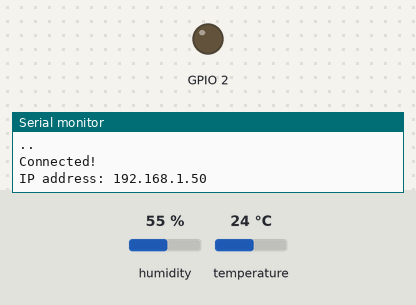
Recording of a sketch running on a simulated ESP32. On the bench: output pins drawn as LEDs (lit = HIGH), the last lines printed to the serial monitor. Inputs (shaded band) come from the test bench; at power-on: humidity 55 %, temperature 24 °C. WiFi joins after 1.5 s; servers stay silent unless stated; random numbers use the default seed unless the sketch sets one; no MQTT or app messages arrive unless stated.

Above: at 4.1 s.
At 6.1 s:
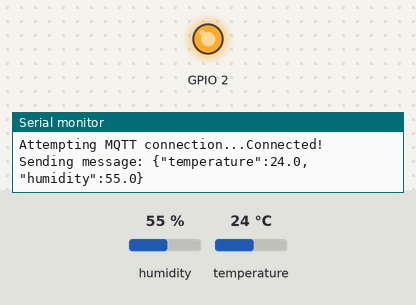
Timing chart, 0 to 7.6 s (numbered marks = the images above):
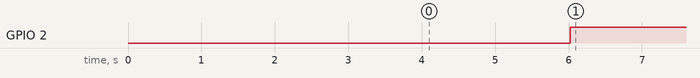

Measured:
- by itself, GPIO 2: LOW → HIGH at 6.0 s

The sketch:

esp32.ino
```cpp
/*
Small programme, which is connecting ESP32 to Flask server hosted on RPI and publish
topics with DHT11 sensor's readings where Flask app handles them and push to web page.

Whole code follows logic "sensor->wifi->mqtt", so it should be easy to read.
=====================================================================================
Made by Oleh
*/
// ==== ==== IMPORTS ==== ====
#include "DHT.h" // library for sensor
#include <WiFi.h> // library for wifi connection
#include <PubSubClient.h> // library for MQTT (God, i love programming - just use libraries, that's all)
// ==== ==== SENSOR CONF ==== ====
// sensor's data pin connected to D4 on ESP32
#define DHTPIN 4
// type of sensor, because the library supports several
#define DHTTYPE DHT11
// it defines dht as DHT type variable with pin4 and DHT11 macros which i created above
DHT dht(DHTPIN, DHTTYPE);
// ==== ==== WIFI CONF ==== ====
// name of network, password, server address and credits to login. i used mobile hotspot because my home network is wild
const char WIFI_SSID[] = "Arch";
const char WIFI_PASS[] = "bhfbkchwj";
const char MQTT_BROKER[] = "10.19.14.156";
const char MQTT_TOPIC[] = "esp32/dht11";
const char* MQTT_USER = "esp32user";
const char* MQTT_PASS = "1337";
// ==== ==== MQTT CONF ==== ====
// basic declarations, don't know much, just used guide. but probably defines espClient as macro
WiFiClient espClient;
// same as dht: new variable
PubSubClient client(espClient);
// initialisation of var for data messege
unsigned long lastMsg = 0;
// was neccecary to prevent server from storing too much data
#define MSG_BUFFER_SIZE  (50)
char msg[MSG_BUFFER_SIZE];
// ==== ==== WIFI FUNCTION ==== ====
void setup_wifi()
// separate function for wireless connection
{
    delay(2000);
    Serial.println();
    Serial.print("Connecting to ");
    Serial.println(WIFI_SSID);
    // starts connection with defined creditations
    WiFi.begin(WIFI_SSID, WIFI_PASS);
    // sort of stop until esp connects to wifi, added mostly for debugging (and it's also fancy)
    while(WiFi.status() != WL_CONNECTED)
    {
        delay(1000);
        Serial.print(".");
    }

    Serial.println();
    Serial.println("Connected!");
    Serial.print("IP address: ");
    Serial.println(WiFi.localIP());
    // if successful - assigns integrated LED to output mode, i'll explain later
    pinMode(2, OUTPUT);
}
// ==== ==== MQTT RECONNECT FUNCTION ==== ====
void reconnect_mqtt()
// mainly checks for successful connection to broker
{
    while(!client.connected())
    // starts loop similar to what you've seen for wifi
    {
        Serial.println();
        Serial.print("Attempting MQTT connection...");
        String clientId = "ESP32Client-";
        // assigns random suffix to ESP board, cool feature - i think
        clientId += String(random(0xffff), HEX);
        // check for successful connection, takes ID from above as parameter
        if(client.connect(clientId.c_str(), MQTT_USER, MQTT_PASS))
        {
            Serial.println("Connected!");
        }
        // in case connection is faled - will display error with code. debugging!
        else
        {
            Serial.println();
            Serial.print("MQTT connction failed. Error code: ");
            Serial.print(client.state());
            delay(5000);
        }
    }
}
// ==== ==== MICS FUNCTION ==== ====
void setup()
{
    // shows all the text on band 9600
    Serial.begin(9600);
    // invokes the function from sensor's lib
    dht.begin();
    // and wifi setup
    setup_wifi();
    // defines server's address and port
    client.setServer(MQTT_BROKER, 1883);
}
// ==== ==== MAIN LOOP ==== ====
void loop()
{
    // waits 2 seconds between assigning readings from sensor to variables
    delay(2000);
    // that's simple
    float h = dht.readHumidity();
    float t = dht.readTemperature();
    // in case of wrong readings shows error
    if(isnan(h) || isnan(t))
    {
        Serial.println(F("Failed to read from DHT sensor!"));
        return;
    }
    // debugging again, shows readings in serial monitor
    Serial.println();
    Serial.print(F("Humidity: "));
    Serial.print(h);
    Serial.print(F("%  Temperature: "));
    Serial.print(t);
    Serial.print(F("°C "));
    // my favourite part - if esp connected to wifi - it'll light blue LED. FANCY:D
    if(WiFi.status() == WL_CONNECTED)
    {
        digitalWrite(2,HIGH);
    }
    // invoke function for reconnection to server
    if (!client.connected())
    {
        reconnect_mqtt();
    }
    // invokes the function from mqtt's lib
    client.loop();
    // creates json payload
    snprintf(msg, MSG_BUFFER_SIZE, "{\"temperature\":%.1f, \"humidity\":%.1f}", t, h);
    // and some debugging again
    Serial.println();
    Serial.print("Sending message: ");
    Serial.println(msg);
    // finally, it sends messege to the server
    client.publish(MQTT_TOPIC, msg);
}
```
